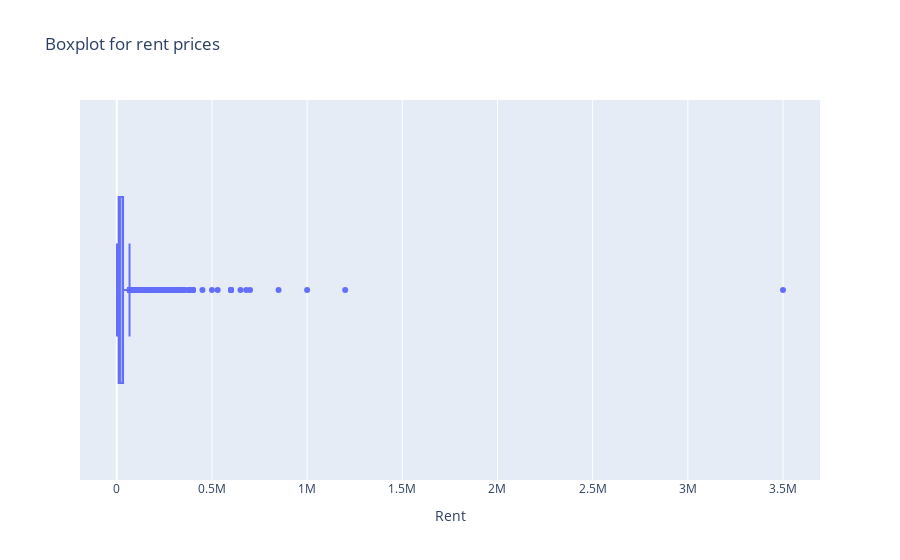

The notebook cell saved with this chart:
### Code cell
import plotly.express as px

fig = px.box(df, x="Rent", title="Boxplot for rent prices")
fig.show()

### Figure 1 — Plotly figure (JSON) as saved in the notebook; plotly's stock layout.template omitted (floating-point values rounded to 4 significant figures; data arrays with more than 128 entries replaced by an {"elided": "..."} marker saying what was removed)
{"data": [{"alignmentgroup": "True", "hovertemplate": "Rent=%{x}<extra></extra>", "legendgroup": "", "marker": {"color": "#636efa"}, "name": "", "notched": false, "offsetgroup": "", "orientation": "h", "showlegend": false, "type": "box", "x": {"elided": "4746 int values"}, "x0": " ", "xaxis": "x", "y0": " ", "yaxis": "y"}], "layout": {"boxmode": "group", "legend": {"tracegroupgap": 0}, "title": {"text": "Boxplot for rent prices"}, "xaxis": {"anchor": "y", "domain": [0, 1], "title": {"text": "Rent"}}, "yaxis": {"anchor": "x", "domain": [0, 1]}}}
